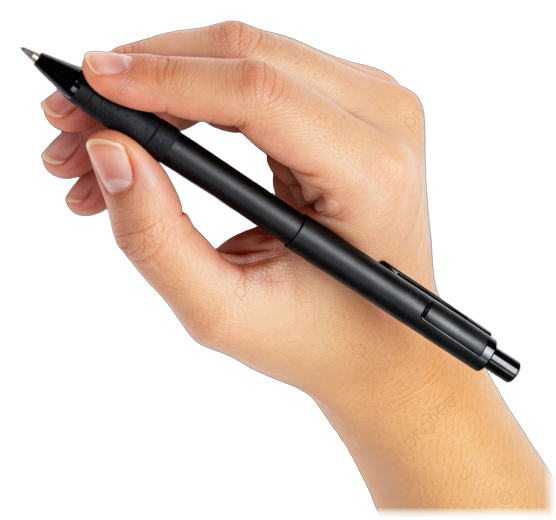
#> input picture assets/hands/hand-marker-right.png, 556 x 520 px, found by its file name
$ python generate_hand_asset.py
#> lines starting #> are read from the running program, lines starting #| are printed output that depends on the picture; after the words box and inside, x2 and y2 are one past the last pixel; in counts of white or black regions, pixels touching at a corner belong together
"""
Script tự động xử lý và tối ưu hóa bộ ảnh PNG bàn tay vẽ theo chuẩn HandDraw Studio:
- Tách nền Alpha trong suốt
- Làm mềm viền cạnh cổ tay (feathering 12px) để không bị lộ cạnh cắt
- Tính toán và lưu tọa độ ngòi bút (Anchor Point) vào hand_metadata.json
- Tùy chọn tạo bóng đổ mềm (soft drop shadow)
"""
import os
import json
import argparse
import numpy as np
from PIL import Image, ImageFilter
from pathlib import Path

def process_hand_asset(
    input_png: str,
    output_dir: str = "assets/hands",
    anchor_x: int = 22,
    anchor_y: int = 47,
    feather_wrist_px: int = 12,
    default_scale: float = 0.8
):
#> called with input_png = 'assets/hands/hand-marker-right.png', output_dir = 'assets/hands', anchor_x = 22, anchor_y = 47, feather_wrist_px = 12, default_scale = 0.8
    out_path = Path(output_dir)
    out_path.mkdir(parents=True, exist_ok=True)

    img = Image.open(input_png).convert("RGBA")
#> img is the input picture: PIL image 556x520 RGBA; mean R, G, B, A 87.7, 67.5, 54.2, 114
    w, h = img.size
#> w = 556; h = 520
    print(f"[INFO] Đọc ảnh bàn tay: {input_png} ({w}x{h})")
#| [INFO] Đọc ảnh bàn tay: assets/hands/hand-marker-right.png (556x520)

    # Apply wrist edge feathering at the bottom/wrist region if needed
    if feather_wrist_px > 0:
        data = np.array(img)
        alpha = data[:, :, 3].astype(np.float32)
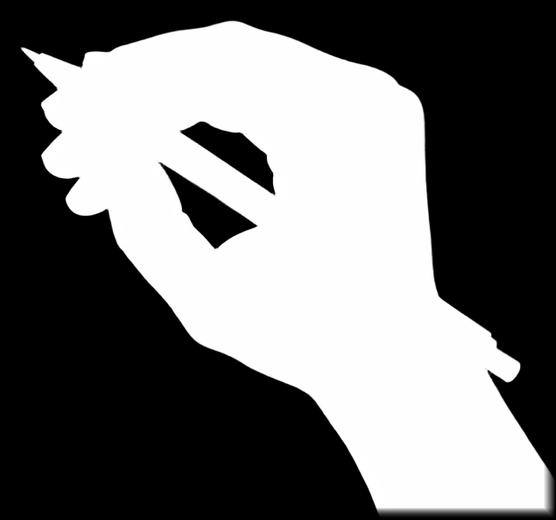
#> alpha: shape (520, 556) float32; min 0, max 255, mean 114

        # Feather bottom edge to avoid harsh cutoff
        for row in range(max(0, h - feather_wrist_px), h):
            factor = (h - 1 - row) / float(feather_wrist_px)
            alpha[row, :] = alpha[row, :] * factor
#> alpha: shape (520, 556) float32; 0.68% of pixels changed, all inside (x1, y1, x2, y2) = (374, 508, 555, 519)

        data[:, :, 3] = np.clip(alpha, 0, 255).astype(np.uint8)
        img = Image.fromarray(data, mode="RGBA")

    # Save processed hand sprite
    hand_marker_path = out_path / "hand-marker-right.png"
    img.save(str(hand_marker_path), "PNG")
    print(f"[OK] Đã lưu sprite bàn tay: {hand_marker_path}")

    # Generate soft drop shadow
    shadow_img = Image.new("RGBA", (w, h), (0, 0, 0, 0))
#> shadow_img: PIL image 556x520 RGBA; every value is 0
    alpha_channel = img.split()[3]
    # Create black silhouette with smoothed alpha
    black_silhouette = Image.new("L", (w, h), 0)
#> black_silhouette: PIL image 556x520 L; every value is 0
    shadow_img.paste((30, 28, 25, 140), mask=alpha_channel)
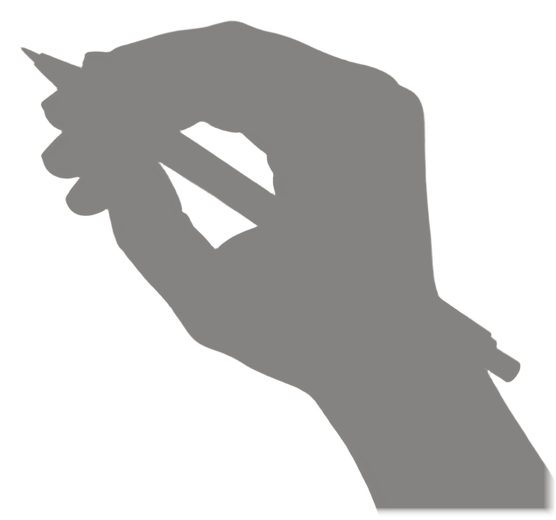
#> shadow_img: PIL image 556x520 RGBA; mean R, G, B, A 14, 13.1, 11.7, 62.3; transparent parts drawn white
    shadow_img = shadow_img.filter(ImageFilter.GaussianBlur(radius=8))
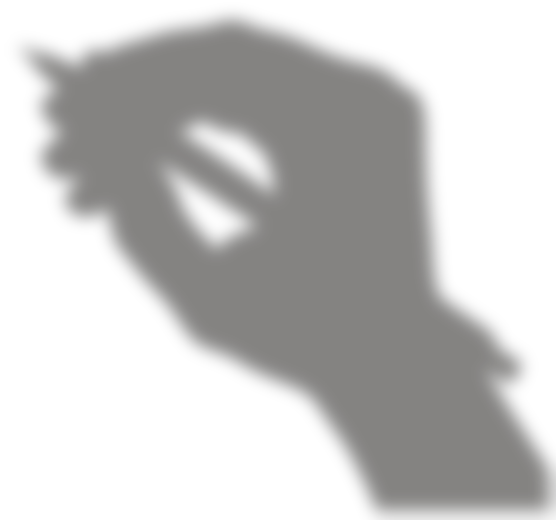
#> shadow_img: PIL image 556x520 RGBA; mean R, G, B, A 14, 13, 11.6, 62.3; transparent parts drawn white

    shadow_path = out_path / "hand-shadow.png"
    shadow_img.save(str(shadow_path), "PNG")
    print(f"[OK] Đã tạo ảnh bóng đổ: {shadow_path}")

    # Save hand metadata JSON
    metadata = {
        "width": w,
        "height": h,
        "anchor": {
            "x": anchor_x,
            "y": anchor_y
        },
        "shadowAnchor": {
            "x": anchor_x,
            "y": anchor_y
        },
        "defaultScale": default_scale,
        "wristFeatherPx": feather_wrist_px
    }

    meta_path = out_path / "hand_metadata.json"
    with open(meta_path, "w", encoding="utf-8") as f:
        json.dump(metadata, f, indent=2)
    print(f"[OK] Đã lưu metadata tọa độ ngòi bút: {meta_path} (Anchor: ({anchor_x}, {anchor_y}))")

if __name__ == "__main__":
    parser = argparse.ArgumentParser(description="Hand Asset Processor & Anchor Calibrator")
    parser.add_argument("--input", type=str, default="assets/hands/hand-marker-right.png", help="Đường dẫn ảnh bàn tay đầu vào")
    parser.add_argument("--outdir", type=str, default="assets/hands", help="Thư mục xuất kết quả")
    parser.add_argument("--anchor-x", type=int, default=22, help="Tọa độ X ngòi bút")
    parser.add_argument("--anchor-y", type=int, default=47, help="Tọa độ Y ngòi bút")
    parser.add_argument("--scale", type=float, default=0.8, help="Scale mặc định")
    args = parser.parse_args()

    process_hand_asset(args.input, args.outdir, args.anchor_x, args.anchor_y, default_scale=args.scale)

$ run again, with assets/hands/old_backup_hand-shadow.png copied over assets/hands/hand-marker-right.png
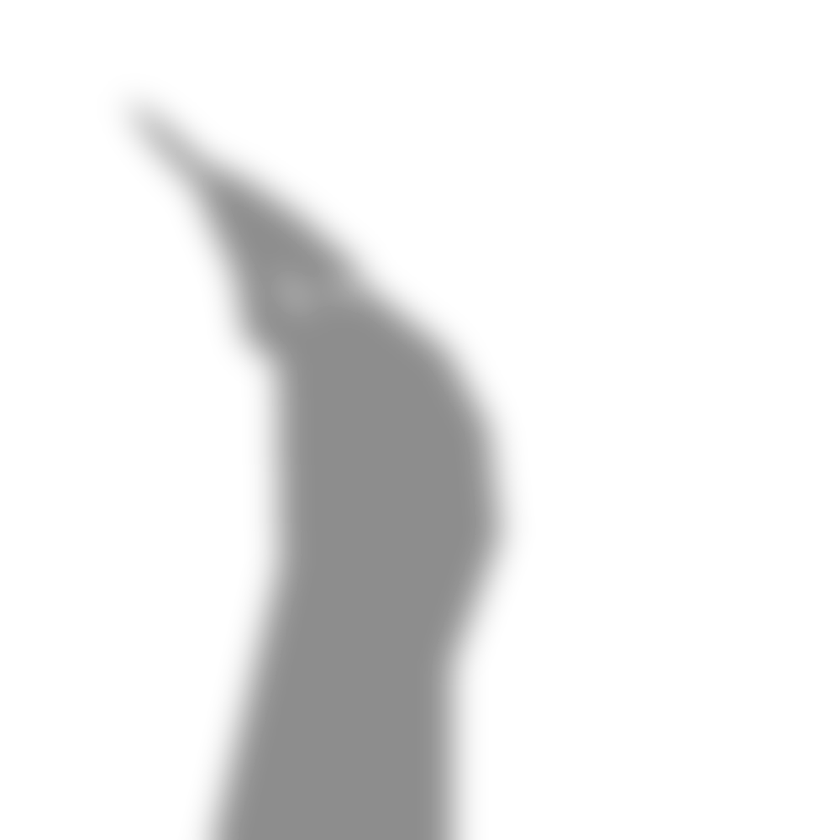
#> input picture assets/hands/old_backup_hand-shadow.png, 840 x 840 px, shrunk from 1000 x 1000 before the run, found by its file name
#> in process_hand_asset, img is the input picture: PIL image 840x840 RGBA; mean R, G, B, A 0, 0, 0, 20.3
#| [INFO] Đọc ảnh bàn tay: assets/hands/hand-marker-right.png (840x840)
#> after the loop in process_hand_asset, `for row in range(max(0, h - feather_wrist_px), h):`:
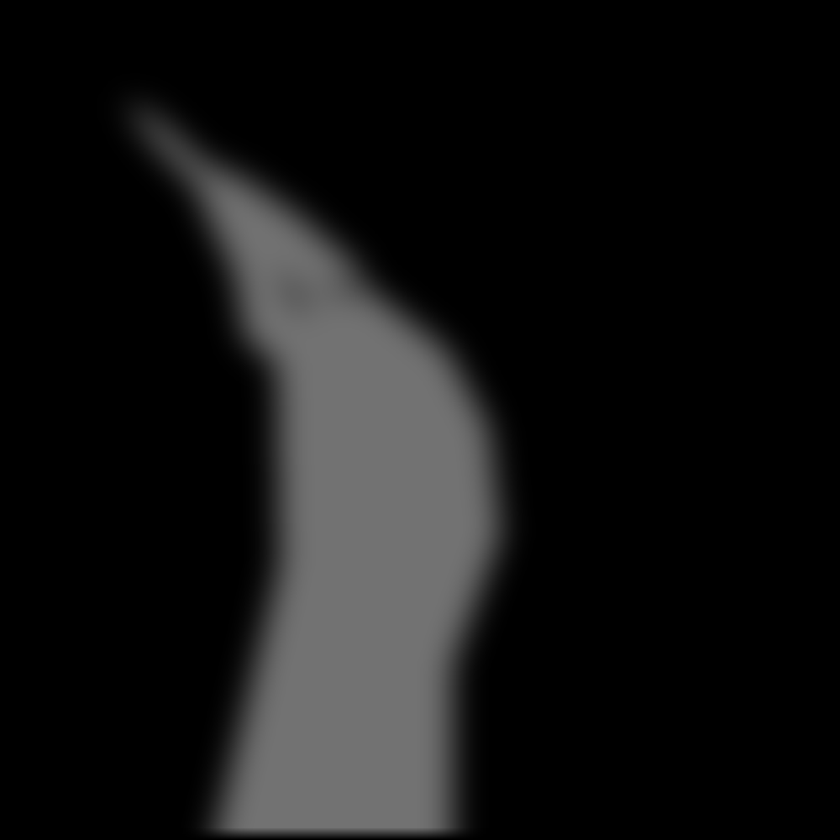
#> alpha: shape (840, 840) float32; min 0, max 114, mean 20.1
#> data: shape (840, 840, 4); 0.53% of pixels changed, all inside (x1, y1, x2, y2) = (177, 828, 489, 840)
#> black_silhouette: PIL image 840x840 L; every value is 0
#> in process_hand_asset, `shadow_img.paste((30, 28, 25, 140), mask=alpha_channel)`:
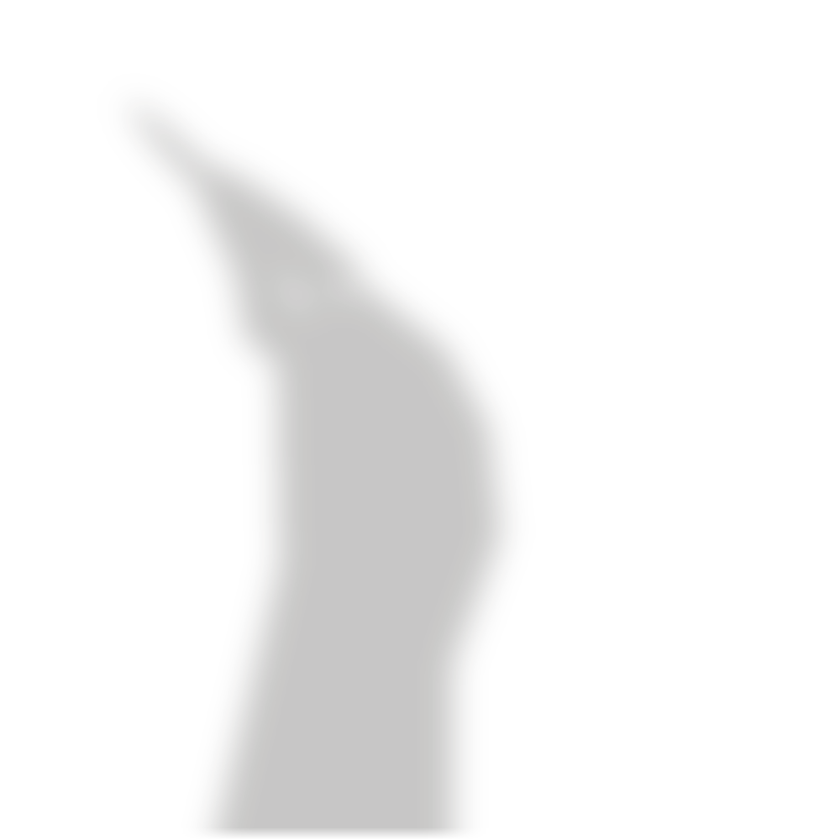
#> shadow_img: PIL image 840x840 RGBA; mean R, G, B, A 8.1, 7.5, 6.7, 11.1; transparent parts drawn white
